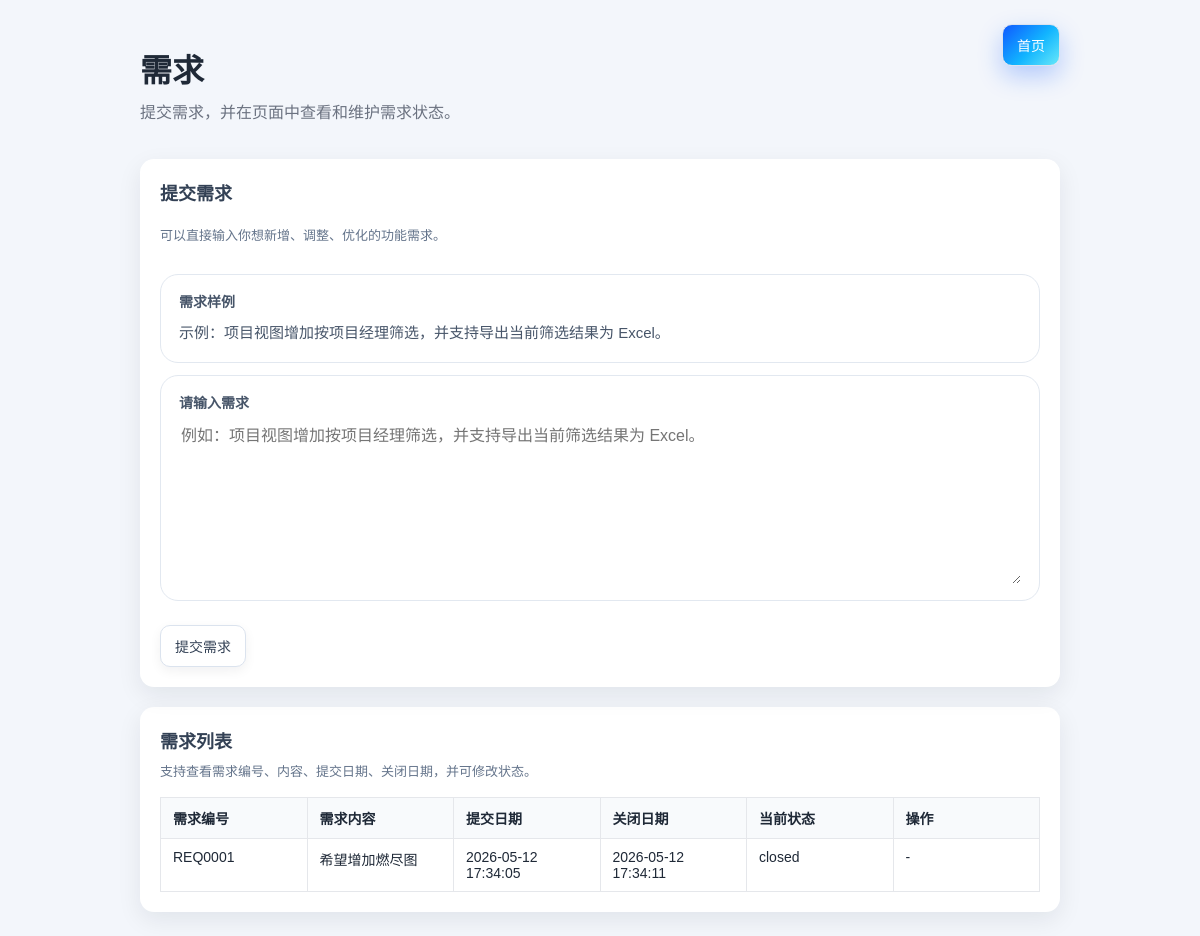
Page /requirements on the committed database.
### tables this page shows
CREATE TABLE requirements (id INTEGER PRIMARY KEY AUTOINCREMENT, requirement_code TEXT, requirement_content TEXT NOT NULL, submit_date TEXT NOT NULL, close_date TEXT, status TEXT NOT NULL DEFAULT 'open', submitter TEXT);

### src/app.py (the view, shortened to what this page needs)
@app.route('/requirements', methods=['GET', 'POST'])
@login_required
def requirements_page():
    denied = require_feature('submit_requirement', '当前账号不能提交需求') if request.method == 'POST' else None
    if denied:
        return denied
    example_text = "示例：项目视图增加按项目经理筛选，并支持导出当前筛选结果为 Excel。"
    with get_conn() as conn:
        rows = conn.execute(
            "SELECT id, requirement_code, requirement_content, submit_date, close_date, status, submitter FROM requirements ORDER BY id DESC"
        ).fetchall()
    requirements = [dict(row) for row in rows]
    return render_template(
        'requirements.html',
        branding=get_branding(),
        example_text=example_text,
        **build_auth_context(),
        requirements=requirements,
    )

### src/app.py (called while the page is built, shortened)
def get_branding():
    home_title = os.getenv("RELEASEPLAN_HOME_TITLE", "ReleasePlan")
    browser_title = os.getenv("RELEASEPLAN_BROWSER_TITLE", f"{home_title} 入口")
    roadmap_browser_title = os.getenv("RELEASEPLAN_ROADMAP_BROWSER_TITLE", f"{home_title} 月度进展路标图")
    theme = os.getenv("RELEASEPLAN_THEME", "ios-light")
    return {
        "home_title": home_title,
        "browser_title": browser_title,
        "roadmap_browser_title": roadmap_browser_title,
        "theme": theme,
    }

def default_feature_flags(role):
    role = normalize_permission_role(role)
    if role == 'admin':
        return {key: True for key in FEATURE_KEYS}
    return {
        'view_system': False,
        'manage_permissions': False,
        'manage_backup': False,
        'submit_requirement': True,
        'manage_requirement_status': False,
        'manage_projects': False,
        'manage_features': False,
        'manage_service_resources': False,
        'import_export_data': True,
    }

def normalize_permission_role(role_text):
    role = (role_text or '').strip().lower()
    return 'admin' if role == 'admin' else 'guest'

def oauth_enabled():
    return os.getenv("RELEASEPLAN_OAUTH_ENABLED", "false").lower() == "true"

def local_admin_enabled():
    admin_username = (os.getenv('RELEASEPLAN_LOCAL_ADMIN_USERNAME') or '').strip()
    admin_password = (os.getenv('RELEASEPLAN_LOCAL_ADMIN_PASSWORD') or '').strip()
    guest_username = (os.getenv('RELEASEPLAN_LOCAL_GUEST_USERNAME') or '').strip()
    guest_password = (os.getenv('RELEASEPLAN_LOCAL_GUEST_PASSWORD') or '').strip()
    return bool((admin_username and admin_password) or (guest_username and guest_password))

def auth_mode():
    if oauth_enabled() and local_admin_enabled():
        return 'hybrid'
    if oauth_enabled():
        return 'oauth2'
    if local_admin_enabled():
        return 'local'
    return 'none'

def get_current_user():
    return session.get('oauth_user') or session.get('local_user')

def get_current_user_roles():
    user = get_current_user() or {}
    roles = user.get('roles') or []
    if isinstance(roles, str):
        roles = [roles]
    return [str(role).strip().lower() for role in roles if str(role).strip()]

def get_current_user_features(user=None):
    user = user if user is not None else get_current_user()
    if not isinstance(user, dict):
        return default_feature_flags('guest')

### templates/requirements.html (shortened to what this page needs)
<!doctype html>
<html lang="zh-CN">
<head>
  <link rel="stylesheet" href="{{ url_for('static', filename='style.css') }}">
</head>
<body class="theme-{{ branding.theme }}">
  <div class="page settings-page">
    <header class="toolbar">
      <div>
        <h1>需求</h1>
        <p>提交需求，并在页面中查看和维护需求状态。</p>
      </div>
      <div class="toolbar-actions">
        <a class="button home-button" href="{{ url_for('index') }}">首页</a>
      </div>
    </header>
    {% if user_features.submit_requirement %}
    <form method="post" class="card settings-card ios-settings-form">
      <section class="settings-group">
        <div class="settings-section-title">提交需求</div>
        <div class="settings-section-desc">可以直接输入你想新增、调整、优化的功能需求。</div>
        <label class="ios-field">
          <span class="ios-field-label">需求样例</span>
          <div class="requirement-example">{{ example_text }}</div>
        </label>
        <label class="ios-field">
          <span class="ios-field-label">请输入需求</span>
          <textarea name="requirement_text" rows="8" placeholder="例如：项目视图增加按项目经理筛选，并支持导出当前筛选结果为 Excel。"></textarea>
        </label>
      </section>
      <div class="toolbar-actions settings-actions">
        <button type="submit" class="button">提交需求</button>
      </div>
    </form>
    {% endif %}
    <div class="card settings-card requirement-table-card">
      <div class="settings-section-title">需求列表</div>
      <div class="settings-section-desc">支持查看需求编号、内容、提交日期、关闭日期，并可修改状态。</div>
      <div class="table-wrap">
        <table class="data-table">
          <thead>
            <tr>
              <th>需求编号</th>
              <th>需求内容</th>
              <th>提交日期</th>
              <th>关闭日期</th>
              <th>当前状态</th>
              <th>操作</th>
            </tr>
          </thead>
          <tbody>
            {% for item in requirements %}
            <tr>
              <td>{{ item.requirement_code or ('REQ%04d' % item.id) }}</td>
              <td>{{ item.requirement_content }}</td>
              <td>{{ item.submit_date }}</td>
              <td>{{ item.close_date or '' }}</td>
              <td>{{ item.status }}</td>
              <td>
                {% if user_features.manage_requirement_status %}
                <form method="post" action="{{ url_for('requirement_status_update', requirement_id=item.id) }}" class="inline-status-form">
                  <select name="status">
                    <option value="open" {% if item.status == 'open' %}selected{% endif %}>open</option>
                    <option value="closed" {% if item.status == 'closed' %}selected{% endif %}>closed</option>
                  </select>
                  <button class="button secondary small" type="submit">保存</button>
                </form>
                {% else %}
                -
                {% endif %}
              </td>
            </tr>
            {% else %}
            <tr>
              <td colspan="6">当前还没有需求记录。</td>
            </tr>
            {% endfor %}
          </tbody>
        </table>
      </div>
    </div>
  </div>
</body>
</html>

### static/style.css (style rules this page uses)
body { margin: 0; font-family: Arial, "PingFang SC", "Microsoft YaHei", sans-serif; background: #f3f6fb; color: #1f2937; }
.page { max-width: 1500px; margin: 0 auto; padding: 24px; }
header h1 { margin-bottom: 8px; }
header p { margin-top: 0; color: #6b7280; }
.card { background: #fff; border-radius: 16px; box-shadow: 0 8px 24px rgba(15, 23, 42, 0.08); }
.toolbar { display: flex; justify-content: space-between; gap: 16px; align-items: flex-start; margin-bottom: 20px; }
.toolbar-actions { display: flex; gap: 12px; align-items: center; flex-wrap: wrap; }
.button { display: inline-flex; align-items: center; justify-content: center; padding: 10px 14px; border-radius: 10px; background: #ffffff; color: #334155; text-decoration: none; border: 1px solid #dbe3ee; cursor: pointer; font-size: 14px; box-shadow: 0 4px 12px rgba(15, 23, 42, 0.06); }
.button.home-button { background: linear-gradient(135deg, #0f59ff 0%, #12b5ff 55%, #67e8f9 100%); color: #ffffff; box-shadow: 0 10px 24px rgba(15, 89, 255, 0.28); }
.settings-page { max-width: 920px; }
.settings-card { padding: 20px; }
.settings-section-title { font-size: 18px; font-weight: 700; color: #334155; margin: 0 0 8px; }
.settings-section-desc { font-size: 13px; color: #64748b; margin-bottom: 14px; line-height: 1.7; }
.ios-settings-form { display: flex; flex-direction: column; gap: 18px; border-radius: 24px; box-shadow: 0 18px 48px rgba(15, 23, 42, 0.08); background: rgba(255, 255, 255, 0.75); backdrop-filter: blur(18px); }
.settings-group { display: flex; flex-direction: column; gap: 12px; }
.ios-field { display: flex; flex-direction: column; gap: 8px; padding: 16px 18px; background: rgba(255, 255, 255, 0.92); border: 1px solid #e2e8f0; border-radius: 18px; box-shadow: inset 0 1px 0 rgba(255, 255, 255, 0.6); }
.ios-field-label { font-size: 14px; font-weight: 700; color: #475569; }
.ios-field input, .ios-field select, .ios-field textarea { border: 0; outline: none; background: transparent; font-size: 16px; color: #0f172a; font-family: inherit; }
.ios-field textarea { resize: vertical; min-height: 160px; }
.requirement-example { font-size: 15px; line-height: 1.8; color: #475569; }
.requirement-table-card { margin-top: 20px; }
.settings-actions { margin-top: 6px; }
.card { background: #fff; border-radius: 14px; padding: 20px; box-shadow: 0 8px 24px rgba(15, 23, 42, 0.08); }
.table-wrap { overflow-x: auto; }
.data-table { width: 100%; border-collapse: collapse; table-layout: fixed; }
.data-table th, .data-table td { border: 1px solid #e5e7eb; padding: 10px 12px; text-align: left; vertical-align: top; font-size: 14px; word-break: break-word; }
.data-table th { background: #f8fafc; position: relative; }

### rows in the picture
requirements: requirement_code "REQ0001", requirement_content "希望增加燃尽图", submit_date "2026-05-12 17:34:05", close_date "2026-05-12 17:34:11", status "closed"

### other values in the picture
{{ example_text }} "示例：项目视图增加按项目经理筛选，并支持导出当前筛选结果为 Excel。"
